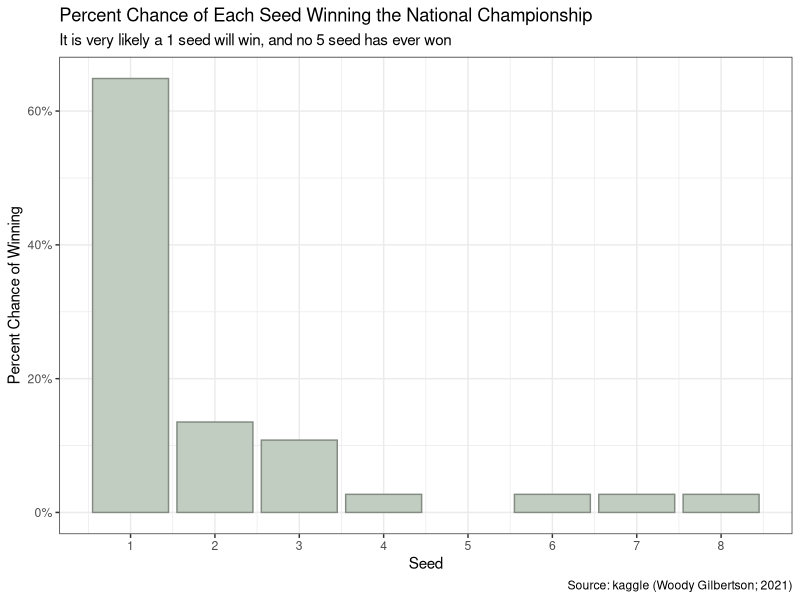

Generate this figure with R:
## ---- chunk 1
knitr::opts_chunk$set(echo = TRUE)
library(tidyverse)
library(knitr)
library(dplyr)
library(ggthemes)
## ---- chunk 2
mm_data <- read_csv(file = "data_cleaned.csv")

# 2022 data

last_year <- tribble(~WSEED, ~times_won,
        1, 1)

# filter data

data <- mm_data |>
  filter(ROUND == 6) |>
  group_by(WSEED) |>
  summarize(times_won = sum(WSEED) / WSEED)

# join to 2022 data

combined <- full_join(data, last_year)

# above command did not add in the row, it kept it separate. Now combining the rows

combined |> 
  group_by(WSEED) |> 
  summarize(times_won = sum(WSEED) / WSEED)

# Rows are still repeating, I have 24 rows where WSEED = 1, and so forth. Making a tibble to fix this.

joined_data <- tribble(~WSEED, ~times_won, 
        1, 24,
        2, 5,
        3, 4,
        4, 1,
        6, 1,
        7, 1,
        8, 1)

# graphing

joined_data |> 
  ggplot(aes(x = WSEED, y = times_won / 37)) + 
    geom_col(color = "honeydew4", fill = "honeydew3") + 
    scale_x_continuous(breaks = c(1, 2, 3, 4, 5, 6, 7, 8)) +
  scale_y_continuous(labels = scales::percent_format()) + 
  theme_bw() + 
  labs(title = "Percent Chance of Each Seed Winning the National Championship", 
       subtitle = "It is very likely a 1 seed will win, and no 5 seed has ever won", 
       x = "Seed", 
       y = "Percent Chance of Winning",
       caption = "Source: kaggle (Woody Gilbertson; 2021)")


  
